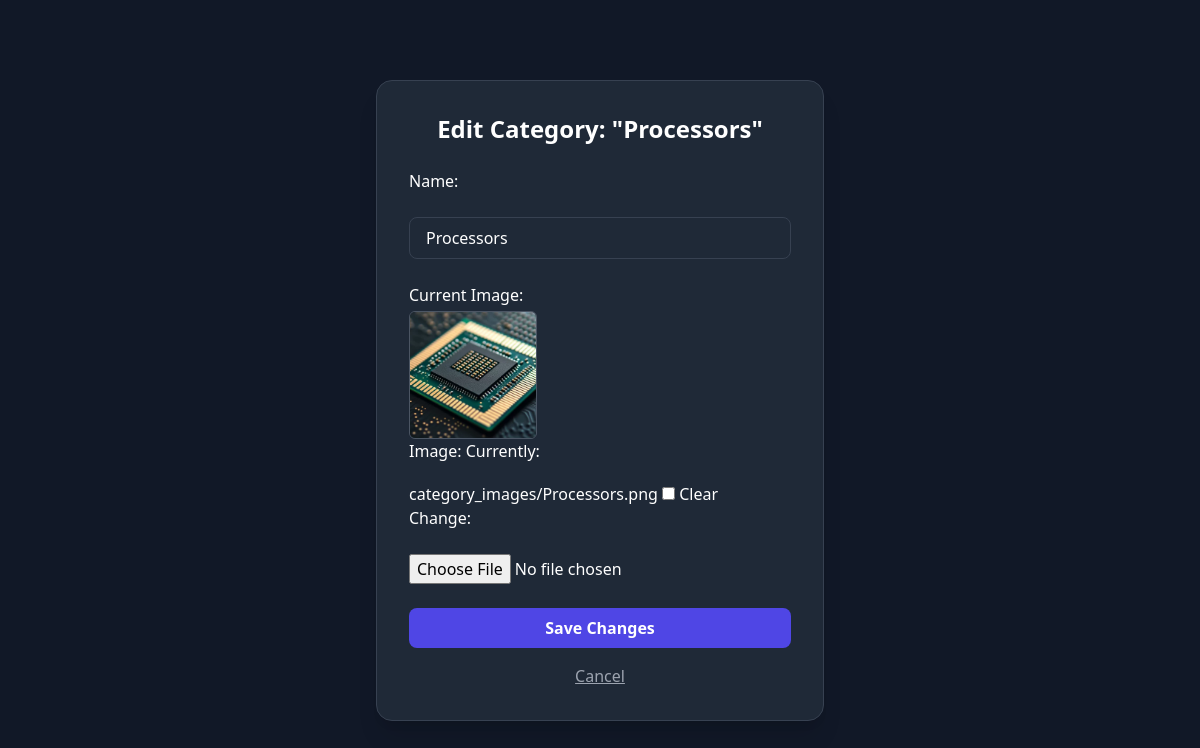
The page /inventory/category/1/edit/ (signed in) on the database its author committed.
### inventory/models.py (models this page shows, shortened)
class Category(models.Model):
    name = models.CharField(max_length=100)
    image = models.ImageField(upload_to='category_images/', blank=True, null=True)

### inventory/views.py (the view)
# urls.py: path('category/<int:pk>/edit/', views.edit_category, name='edit_category'),
@staff_member_required
def edit_category(request, pk):
    category = get_object_or_404(Category, pk=pk)
    if request.method == 'POST':
        form = CategoryForm(request.POST, request.FILES, instance=category)
        if form.is_valid():
            form.save()
            return redirect('view_categories')
    else:
        form = CategoryForm(instance=category)
    return render(request, 'inventory/edit_category.html', {'form': form, 'category': category})

### inventory/forms.py
class CategoryForm(forms.ModelForm):
    class Meta:
        model = Category
        fields = ['name', 'image']
        widgets = {
            'name': forms.TextInput(attrs={
                'class': 'w-full px-4 py-2 border border-gray-700 rounded-lg bg-gray-800 text-white',
                'placeholder': 'Category Name',
                'autofocus': True,
            }),
        }
    image = forms.ImageField(required=False, widget=forms.ClearableFileInput(attrs={
        'class': 'w-full text-white'
    }))

### inventory/templates/inventory/edit_category.html (shortened to what this page needs)
{% extends 'base.html' %}
{% block content %}
<div class="min-h-screen bg-gray-900 flex items-center justify-center py-12 px-6 text-white">
  <div class="max-w-md w-full bg-gray-800 rounded-2xl p-8 shadow-xl border border-gray-700">
    <h2 class="text-2xl font-bold mb-6 text-center">Edit Category: "{{ category.name }}"</h2>
    <form method="POST" enctype="multipart/form-data" class="space-y-6">
      {{ form.name.label_tag }}
      {{ form.name }}
      {% if category.image %}
      <div class="mb-4">
        <label class="block mb-1">Current Image:</label>
        <img src="{{ category.image.url }}" alt="{{ category.name }}" class="w-32 h-32 object-cover rounded-md border border-gray-600">
      </div>
      {% endif %}
      {{ form.image.label_tag }}
      {{ form.image }}
      <button type="submit"
        class="w-full py-2 bg-indigo-600 hover:bg-indigo-700 rounded-lg font-semibold transition">
        Save Changes
      </button>
    </form>
    <div class="mt-4 text-center">
      <a href="{% url 'view_categories' %}" class="text-gray-400 hover:text-gray-200 underline">
        Cancel
      </a>
    </div>
  </div>
</div>
{% endblock %}

### rows shown on the page
Category: name "Processors", image (picture)
